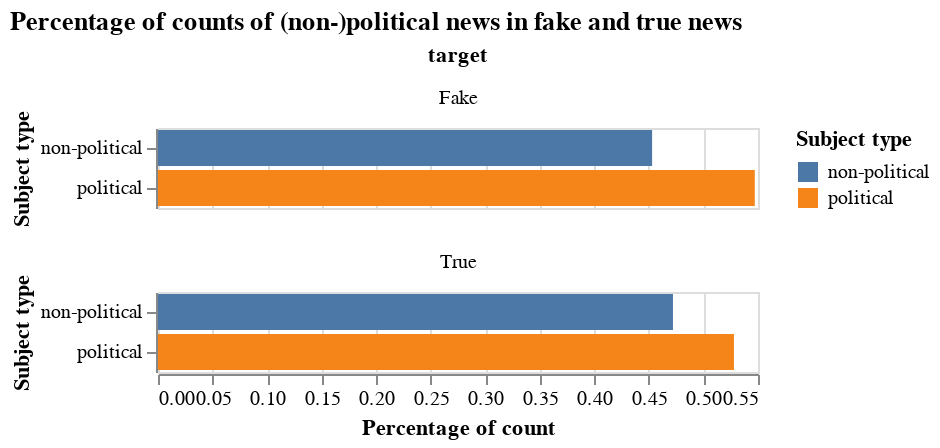

Here is the notebook cell this chart was saved with:
### Markdown cell above
Figure 8: Comparing the percentage of counts of subjects between fake and true news articles

### Code cell
number_of_fake = train_df[train_df['target'] == 'Fake'].shape[0]
number_of_true = train_df[train_df['target'] == 'True'].shape[0]
plot_df = train_df.groupby(['target', 'subject']).size().reset_index()
plot_df.columns = ['target', 'subject', 'count']
plot_df.loc[plot_df['target'] == 'Fake', 'total'] = number_of_fake
plot_df.loc[plot_df['target'] == 'True', 'total'] = number_of_true
plot_df['percentage'] = plot_df['count'] / plot_df['total']

alt.Chart(plot_df).mark_bar().encode(
    alt.X('percentage').title('Percentage of count'),
    alt.Y('subject').title('Subject type'),
    alt.Color('subject').title('Subject type')
).facet(
    'target',
    columns=1
).properties(
    title='Percentage of counts of (non-)political news in fake and true news'
)

### Figure 1 — Vega specification as saved in the notebook (floating-point values rounded to 4 significant figures)
{"$schema": "https://vega.github.io/schema/vega/v6.json", "data": [{"name": "source_0", "values": [{"target": "Fake", "subject": "non-political", "count": 8441, "total": 18640.0, "percentage": 0.4529, "percentage_end": 0.4529, "percentage_start": 0.0}, {"target": "Fake", "subject": "political", "count": 10195, "total": 18640.0, "percentage": 0.5471, "percentage_end": 0.5471, "percentage_start": 0.0}, {"target": "True", "subject": "non-political", "count": 8158, "total": 17280.0, "percentage": 0.4721, "percentage_end": 0.4721, "percentage_start": 0.0}, {"target": "True", "subject": "political", "count": 9124, "total": 17280.0, "percentage": 0.5279, "percentage_end": 0.5279, "percentage_start": 0.0}]}, {"name": "facet_domain", "values": [{"target": "Fake", "count": 2}, {"target": "True", "count": 2}]}, {"name": "facet_domain_row", "values": [{"data": 0.0}, {"data": 1.0}]}, {"name": "facet_domain_column", "transform": [{"type": "sequence", "start": 0.0, "stop": {"signal": "min(length(data(\"facet_domain\")), 1)"}}]}, {"name": "source_0_y_domain_subject", "values": [{"subject": "non-political"}, {"subject": "political"}]}, {"name": "source_0_color_domain_subject", "values": [{"subject": "non-political"}, {"subject": "political"}]}], "signals": [{"name": "child_width", "value": 300}, {"name": "y_step", "value": 20}, {"name": "child_height", "update": "bandspace(domain('y').length, 0.1, 0.05) * y_step"}], "marks": [{"type": "group", "name": "facet-title", "title": {"text": "target", "style": "guide-title", "offset": 10}, "role": "column-title"}, {"type": "group", "name": "row_header", "from": {"data": "facet_domain_row"}, "encode": {"update": {"height": {"signal": "child_height"}}}, "axes": [{"scale": "y", "orient": "left", "zindex": 0, "grid": false, "title": "Subject type"}], "role": "row-header"}, {"type": "group", "name": "column_footer", "from": {"data": "facet_domain_column"}, "encode": {"update": {"width": {"signal": "child_width"}}}, "axes": [{"scale": "x", "orient": "bottom", "labelFlush": true, "labelOverlap": true, "zindex": 0, "grid": false, "tickCount": {"signal": "ceil(child_width/40)"}, "title": "Percentage of count"}], "role": "column-footer"}, {"type": "group", "name": "cell", "from": {"facet": {"data": "source_0", "name": "facet", "groupby": ["target"]}}, "sort": {"field": ["datum[\"target\"]"], "order": ["ascending"]}, "encode": {"update": {"width": {"signal": "child_width"}, "height": {"signal": "child_height"}}}, "marks": [{"type": "rect", "name": "child_marks", "from": {"data": "facet"}, "encode": {"update": {"x2": {"field": "percentage_start", "scale": "x"}, "fill": {"field": "subject", "scale": "color"}, "y": {"field": "subject", "scale": "y"}, "height": {"signal": "max(0.25, bandwidth('y'))"}, "x": {"field": "percentage_end", "scale": "x"}}}, "style": ["bar"]}], "axes": [{"scale": "x", "ticks": false, "zindex": 0, "orient": "bottom", "grid": true, "aria": false, "domain": false, "maxExtent": 0, "labels": false, "minExtent": 0, "tickCount": {"signal": "ceil(child_width/40)"}, "gridScale": "y"}], "title": {"text": {"signal": "isValid(parent[\"target\"]) ? parent[\"target\"] : \"\"+parent[\"target\"]"}, "style": "guide-label", "frame": "group", "offset": 10}, "style": "cell"}], "scales": [{"name": "x", "type": "linear", "domain": {"data": "source_0", "fields": ["percentage_start", "percentage_end"]}, "range": [0, {"signal": "child_width"}], "nice": true, "zero": true}, {"name": "y", "type": "band", "domain": {"data": "source_0_y_domain_subject", "field": "subject", "sort": true}, "range": {"step": {"signal": "y_step"}}, "paddingOuter": 0.05, "paddingInner": 0.1}, {"name": "color", "type": "ordinal", "domain": {"data": "source_0_color_domain_subject", "field": "subject", "sort": true}, "range": "category"}], "title": {"text": "Percentage of counts of (non-)political news in fake and true news", "anchor": "start"}, "padding": 5, "layout": {"padding": 20, "bounds": "full", "align": "all", "columns": 1}, "background": "white", "legends": [{"title": "Subject type", "fill": "color", "symbolType": "square"}]}
